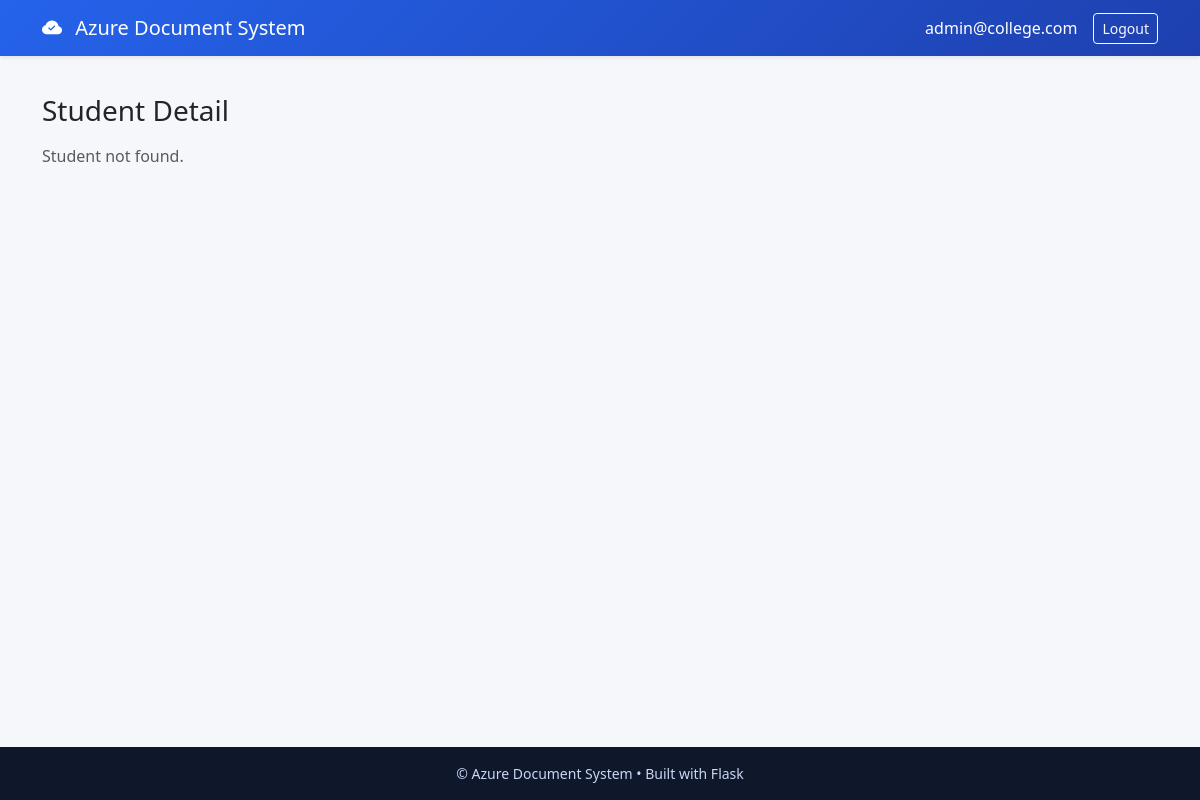
/admin/student/4 (signed in), run on an earlier commit of the app's database.
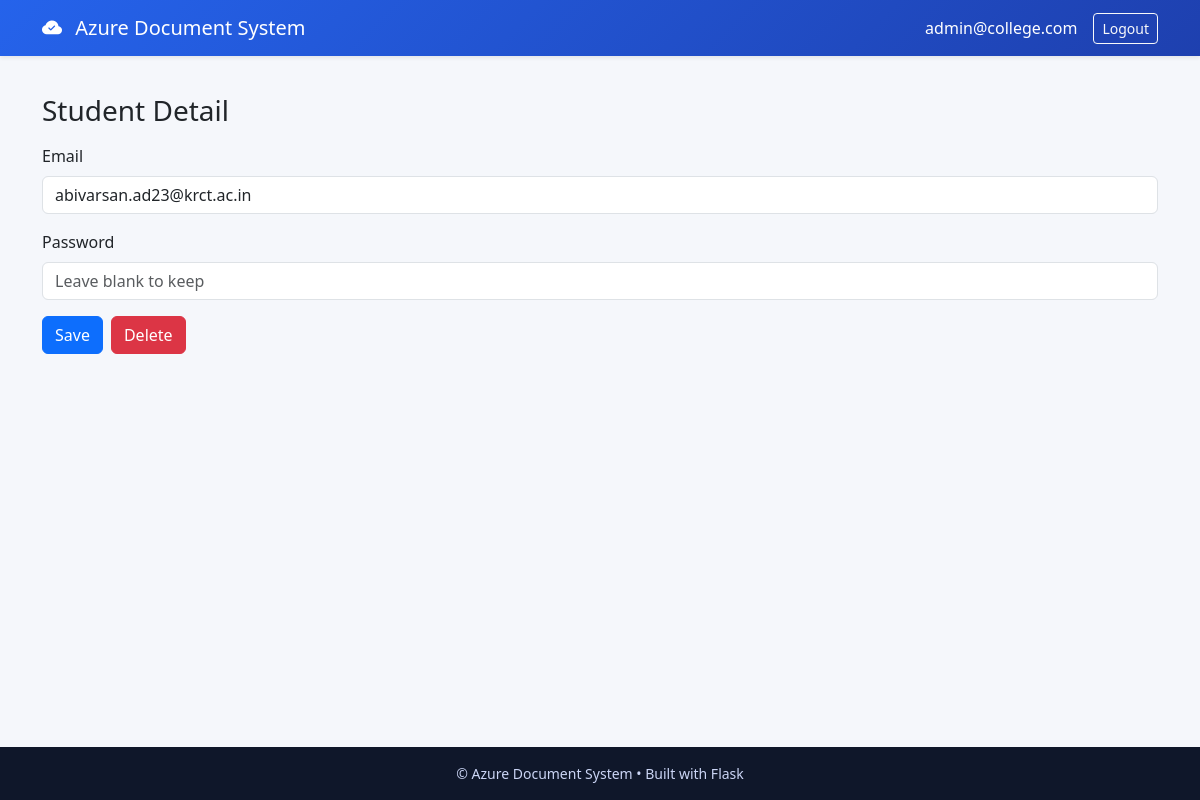
And on a later commit of the database.
### tables this page shows
CREATE TABLE students (
        id INTEGER PRIMARY KEY AUTOINCREMENT,
        email TEXT,
        password TEXT,
        mentor_email TEXT
    );

### app.py (the view, shortened to what this page needs)
@app.route('/admin/student/<int:student_id>', methods=['GET', 'POST'])
def admin_student_detail(student_id):
    if session.get('role') != 'admin':
        return redirect('/login')
    db = get_db()
    cur = db.cursor()
    student = cur.execute('SELECT id, email FROM students WHERE id=?', (student_id,)).fetchone()
    return render_template('admin/student_detail.html', student=student)

### app.py (called while the page is built)
def get_db():
    return sqlite3.connect("auth.db")

@app.context_processor
def inject_helpers():
    return {
        "get_staff_list": get_staff_list,
        "get_students_list": get_students_list,
        "AZURE_STORAGE_ACCOUNT": os.getenv('AZURE_STORAGE_ACCOUNT'),
        "AZURE_CONTAINER": container,
    }

@app.after_request
def add_no_cache_headers(response):
    try:
        ctype = response.headers.get('Content-Type', '')
        if ctype and ctype.split(';')[0].strip() == 'text/html':
            response.headers['Cache-Control'] = 'no-store, no-cache, must-revalidate, max-age=0'
            response.headers['Pragma'] = 'no-cache'
            response.headers['Expires'] = '0'
    except Exception:
        pass
    return response

### templates/admin/student_detail.html (shortened to what this page needs)
{% extends "base.html" %}
{% block content %}
  <h3 class="mb-3">Student Detail</h3>
  {% if student %}
    <form method="post">
      <div class="mb-3">
        <label class="form-label">Email</label>
        <input type="email" name="email" value="{{ student[1] }}" class="form-control" required>
      </div>
      <div class="mb-3">
        <label class="form-label">Password</label>
        <input type="text" name="password" value="" class="form-control" placeholder="Leave blank to keep">
      </div>
      <div class="d-flex gap-2">
        <button class="btn btn-primary">Save</button>
        <button name="delete" value="1" class="btn btn-danger">Delete</button>
      </div>
    </form>
  {% else %}
    <div class="text-muted">Student not found.</div>
  {% endif %}
{% endblock %}

What changed in the data, as far as the page shows it:
added students: email "abivarsan.ad23@krct.ac.in"
Also different on the page:
text no longer shown: "Student not found."
text now shown: "Email Password Save Delete"
